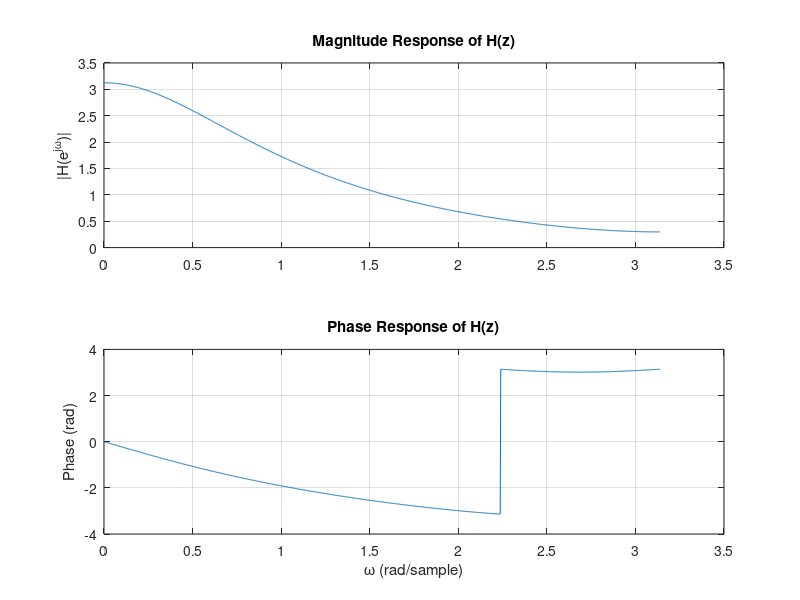

The MATLAB source for this figure:


%EET 3370: DIGITAL SIGNAL PROCESSING
%LAB 1.
%GROUP MEMBERS:
%1. JOSHUA MUTHENYA WAMBUA EG209/109705/22
%2. AKALA DALVAN EG209/109726/22

%Question 1
% Define numerator and denominator coefficients (descending powers of z^(-1))
b = [0 1 0.5];       % z^(-1) + 0.5z^(-2)
a = [1 -0.6 0.08];   % 1 - 3/5 z^(-1) + 2/25 z^(-2)

% Frequency response
[H, w] = freqz(b, a, 1024);

% Plot
figure;
subplot(2,1,1);
plot(w, abs(H));
title('Magnitude Response of H(z)');
ylabel('|H(e^{j\omega})|');
grid on;

subplot(2,1,2);
plot(w, angle(H));
title('Phase Response of H(z)');
ylabel('Phase (rad)');
xlabel('\omega (rad/sample)');
grid on;
